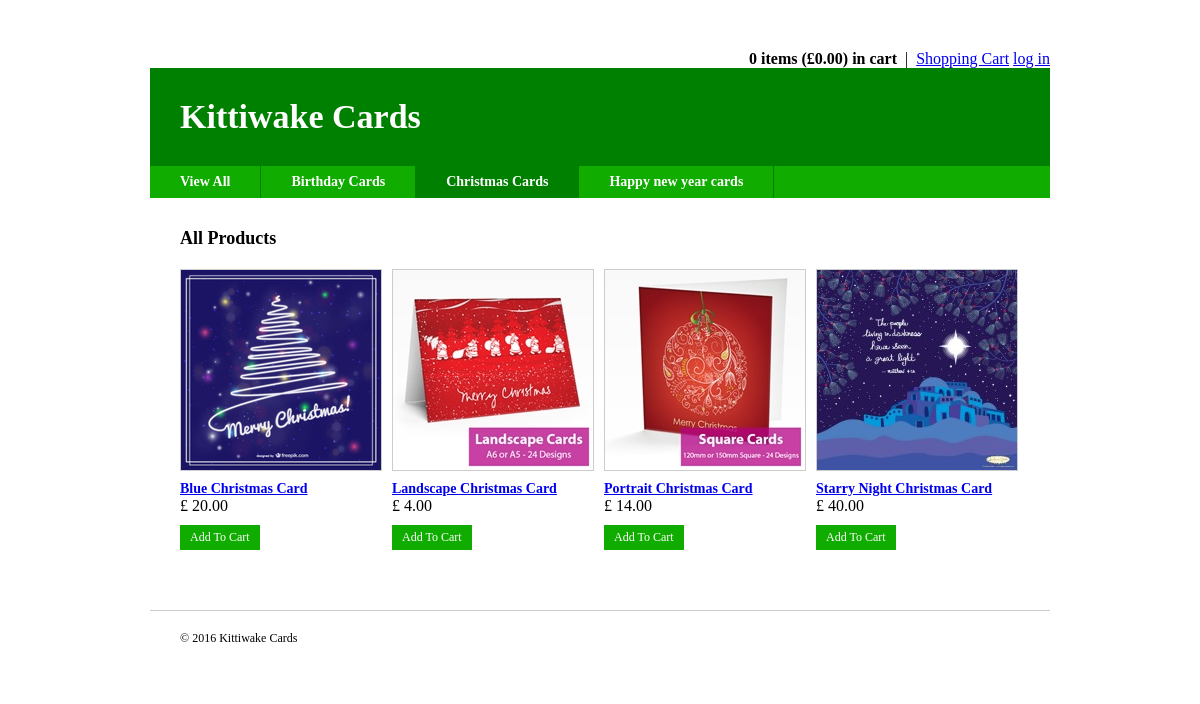
The app's page /index.php?id=2 with its own data.
### tables this page shows
CREATE TABLE IF NOT EXISTS `tbl_categories` (
  `id` int(11) NOT NULL AUTO_INCREMENT,
  `name` varchar(32) NOT NULL,
  PRIMARY KEY (`id`)
);

CREATE TABLE IF NOT EXISTS `tbl_products` (
  `id` int(11) NOT NULL AUTO_INCREMENT,
  `category_id` int(11) NOT NULL,
  `name` varchar(32) NOT NULL,
  `description` text NOT NULL,
  `price` decimal(10,2) NOT NULL,
  `image` text NOT NULL,
  PRIMARY KEY (`id`)
);

### app/init.php (called while the page is built, shortened)
<?php
$server = 'localhost';
$db_username = 'kennyadmin';
$db_password = 'soddit';
$db = 'db_shopping_cart';
$Database = new mysqli($server, $db_username, $db_password, $db);
include('app/models/m_categories.php');
include('app/models/m_products.php');
$Categories = new Categories();
?>

### app/models/m_products.php (the view, shortened to what this page needs)
<?php
class Products
{
	private $Database;
	private $db_table = 'tbl_products';
	function __construct()
	{
		global $Database;
		$this->Database = $Database;
	}
	public function get_in_category($id)
	{
		$data = array();
		if ($stmt = $this->Database->prepare("SELECT id, name, price, image FROM " . $this->db_table . " WHERE category_id = ? ORDER BY name"))
		{
			$stmt->bind_param("i", $id);
			$stmt->execute();
			$stmt->store_result();
			$stmt->bind_result($prod_id, $prod_name, $prod_price, $prod_image);
			while ($stmt->fetch())
			{
				$data[] = array(
					'id' => $prod_id,
					'name' => $prod_name,
					'price' => $prod_price,
					'image' => $prod_image);
			}
		}
		return $data;
	}
	public function create_product_table($cols = 4, $category = NULL)
	{
		if ($category != NULL)
		{
			$products = $this->get_in_category($category);
		}
		else
		{
			$products = $this->get();
		}
		$data = '';
		if (! empty($products))
		{
			$i = 1;
			foreach ($products as $product)
			{
				$data .= '<li';
				if ($i == $cols)
				{
					$data .= ' class="last"';
					$i = 0;
				}
				$data .= '><a href="' . SITE_PATH . 'product.php?id=' . $product['id'] . '">';
				$data .= '<img src="' . IMAGE_PATH . $product['image'] . '"alt="' . $product['name'] . '"><br>';
				$data .= '<strong>' . $product['name'] . '</strong></a><br/>£ ' . $product['price'];
				$data .= '<br><a class="button_sml" href="' . SITE_PATH . 'cart.php?id=' . $product['id'] . '">Add To Cart</a></li>';
				$i++;
			}
		}
		return $data;
	}
}

### app/models/m_categories.php (shortened to what this page needs)
<?php
class Categories
{
	private $Database;
	private $db_table = 'tbl_categories';
	function __construct()
	{
		global $Database;
		$this->Database = $Database;
	}
	public function get_categories($id = NULL)
	{
		$data = array();
		if ($id != NULL)
		{
			if ($stmt = $this->Database->prepare ("SELECT id, name FROM " . $this->db_table . " WHERE id = ? LIMIT 1"))
			{
				$stmt->bind_param("i", $id);
				$stmt->execute();
				$stmt->store_result();
				$stmt->bind_result($cat_id, $cat_name);
				$stmt->fetch();
				if ($stmt->num_rows > 0)
				{
					$data = array ('id' => $cat_id, 'name' => $cat_name);
				}
			}
		}
		else
		{
			if ($result = $this->Database->query("SELECT * FROM " . $this->db_table . " ORDER BY name"))
			{
				if ($result->num_rows > 0)
				{
					while ($row = $result->fetch_array())
					{
						$data[] = array('id' => $row['id'], 'name' => $row['name']);
					}
				}
			}
		}
		return $data;
	}
	public function create_category_nav($active = NULL)
	{
		$categories = $this->get_categories();
		$data = '<li';
		$data .= '><a href="' . SITE_PATH . '">View All</a></li>';
		if ( ! empty($categories))
		{
			foreach($categories as $category)
			{
				$data .= '<li';
					if (strtolower($active) == strtolower($category['name']))
					{
						$data .= ' class ="active"';
					}
					$data .= '><a href="' . SITE_PATH . 'index.php?id=' . $category['id'] . '">' . $category['name'] . '</a></li>';
			}
		}
		return $data;
	}
}

### resources/css/style.css (style rules this page uses)
body { margin: 0; padding: 20px; background: white; }
.nav li { float: left; border-right: 1px solid green; }
.nav a { display: block; padding: 8px 30px; color: white; text-decoration: none; font-size: 14px; font-weight: bold; }
.nav li.active a { background: green; }
#content .products li { float: left; margin: 0 10px 30px 0; }
#content .products li.last { margin-right: 0; }
#content .products li img { border: 1px solid #ccc; margin-bottom: 4px; }
#content .products li strong { font-size: 14px; }
#content .button, #content .button_sml, #content .button_alt { display: inline-block; color: #fff; background: green; padding: 8px 20px; text-decoration: none; font-size: 13px; border: 0; cursor: pointer; }
#content .button_sml { padding: 5px 10px; font-size: 12px; margin-top: 10px; }
#content .button, #content .button_sml, #content .button_alt:hover { background: #10ad00; }

### records on screen
tbl_categories: name "Birthday Cards"
tbl_categories: name "Christmas Cards"
tbl_categories: name "Happy new year cards"
tbl_products: image (picture), name "Blue Christmas Card", price "20.00"
tbl_products: image (picture), name "Landscape Christmas Card", price "4.00"
tbl_products: image (picture), name "Portrait Christmas Card", price "14.00"
tbl_products: image (picture), name "Starry Night Christmas Card", price "40.00"

### other values on screen
$items "0"
$price "0.00"
SITE_NAME "Kittiwake Cards"
